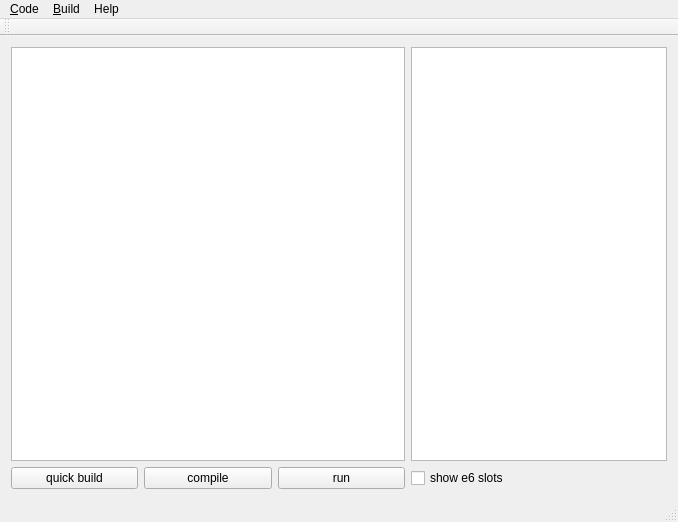
<?xml version="1.0" encoding="UTF-8"?>
<ui version="4.0">
 <class>MainWindow</class>
 <widget class="QMainWindow" name="MainWindow">
  <property name="geometry">
   <rect>
    <x>0</x>
    <y>0</y>
    <width>678</width>
    <height>522</height>
   </rect>
  </property>
  <property name="windowTitle">
   <string>Macro-RAM compiler</string>
  </property>
  <widget class="QWidget" name="centralWidget">
   <layout class="QGridLayout" name="gridLayout">
    <item row="0" column="0" colspan="3">
     <widget class="QPlainTextEdit" name="plainTextEdit">
      <property name="sizePolicy">
       <sizepolicy hsizetype="Preferred" vsizetype="Expanding">
        <horstretch>0</horstretch>
        <verstretch>0</verstretch>
       </sizepolicy>
      </property>
      <property name="font">
       <font>
        <family>cmr10</family>
        <pointsize>12</pointsize>
       </font>
      </property>
     </widget>
    </item>
    <item row="0" column="3">
     <widget class="QListWidget" name="listWidget">
      <property name="sizePolicy">
       <sizepolicy hsizetype="Fixed" vsizetype="Expanding">
        <horstretch>0</horstretch>
        <verstretch>0</verstretch>
       </sizepolicy>
      </property>
      <property name="font">
       <font>
        <family>Monospace</family>
       </font>
      </property>
     </widget>
    </item>
    <item row="1" column="0">
     <widget class="QPushButton" name="pushButton">
      <property name="text">
       <string>quick build</string>
      </property>
     </widget>
    </item>
    <item row="1" column="1">
     <widget class="QPushButton" name="pushButton_2">
      <property name="text">
       <string>compile</string>
      </property>
     </widget>
    </item>
    <item row="1" column="2">
     <widget class="QPushButton" name="pushButton_3">
      <property name="text">
       <string>run</string>
      </property>
     </widget>
    </item>
    <item row="1" column="3">
     <widget class="QCheckBox" name="checkBox">
      <property name="toolTip">
       <string>some commands use these slots as calculation helpers, they are not interesting</string>
      </property>
      <property name="text">
       <string>show e6 slots</string>
      </property>
     </widget>
    </item>
   </layout>
  </widget>
  <widget class="QMenuBar" name="menuBar">
   <property name="geometry">
    <rect>
     <x>0</x>
     <y>0</y>
     <width>678</width>
     <height>29</height>
    </rect>
   </property>
   <widget class="QMenu" name="menuCode">
    <property name="title">
     <string>&amp;Code</string>
    </property>
    <addaction name="actionNew"/>
    <addaction name="actionLoad"/>
    <addaction name="separator"/>
    <addaction name="actionExit"/>
   </widget>
   <widget class="QMenu" name="menuBuild">
    <property name="title">
     <string>&amp;Build</string>
    </property>
    <addaction name="actionCompile"/>
    <addaction name="actionRun"/>
    <addaction name="actionCompile_Run"/>
   </widget>
   <widget class="QMenu" name="menuHelp">
    <property name="title">
     <string>Help</string>
    </property>
    <addaction name="actionAbout"/>
    <addaction name="actionInspect_stdlib"/>
   </widget>
   <addaction name="menuCode"/>
   <addaction name="menuBuild"/>
   <addaction name="menuHelp"/>
  </widget>
  <widget class="QToolBar" name="mainToolBar">
   <attribute name="toolBarArea">
    <enum>TopToolBarArea</enum>
   </attribute>
   <attribute name="toolBarBreak">
    <bool>false</bool>
   </attribute>
  </widget>
  <widget class="QStatusBar" name="statusBar"/>
  <action name="actionNew">
   <property name="text">
    <string>New</string>
   </property>
  </action>
  <action name="actionLoad">
   <property name="text">
    <string>Load</string>
   </property>
  </action>
  <action name="actionExit">
   <property name="text">
    <string>Exit</string>
   </property>
  </action>
  <action name="actionCompile">
   <property name="text">
    <string>Compile</string>
   </property>
  </action>
  <action name="actionRun">
   <property name="text">
    <string>Run</string>
   </property>
  </action>
  <action name="actionInspect_stdlib">
   <property name="text">
    <string>Inspect stdlib</string>
   </property>
  </action>
  <action name="actionCompile_Run">
   <property name="text">
    <string>Compile &amp;&amp; Run</string>
   </property>
  </action>
  <action name="actionAbout">
   <property name="text">
    <string>About</string>
   </property>
  </action>
  <action name="actionRoflko">
   <property name="text">
    <string>roflko</string>
   </property>
  </action>
 </widget>
 <layoutdefault spacing="6" margin="11"/>
 <resources/>
 <connections/>
</ui>
